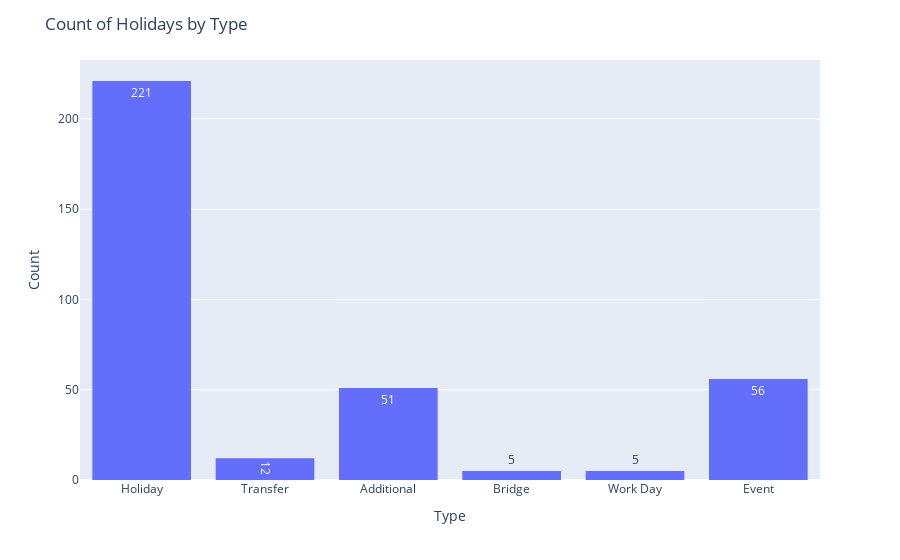

The code cell stored with this chart in its notebook:
### Code cell
fig = px.histogram(holidays, x='type', nbins=len(holidays['type'].unique()), text_auto=True)

fig.update_layout(
    title='Count of Holidays by Type',
    xaxis_title='Type',
    yaxis_title='Count',
    showlegend=False
)

fig.show()

### Figure 1 — Plotly figure (JSON) as saved in the notebook; plotly's stock layout.template omitted (floating-point values rounded to 4 significant figures; data arrays with more than 128 entries replaced by an {"elided": "..."} marker saying what was removed)
{"data": [{"alignmentgroup": "True", "bingroup": "x", "hovertemplate": "type=%{x}<br>count=%{y}<extra></extra>", "legendgroup": "", "marker": {"color": "#636efa", "pattern": {"shape": ""}}, "name": "", "nbinsx": 6, "offsetgroup": "", "orientation": "v", "showlegend": false, "texttemplate": "%{value}", "type": "histogram", "x": {"elided": "350 str values"}, "xaxis": "x", "yaxis": "y"}], "layout": {"barmode": "relative", "legend": {"tracegroupgap": 0}, "margin": {"t": 60}, "showlegend": false, "title": {"text": "Count of Holidays by Type"}, "xaxis": {"anchor": "y", "domain": [0, 1], "title": {"text": "Type"}}, "yaxis": {"anchor": "x", "domain": [0, 1], "title": {"text": "Count"}}}}
